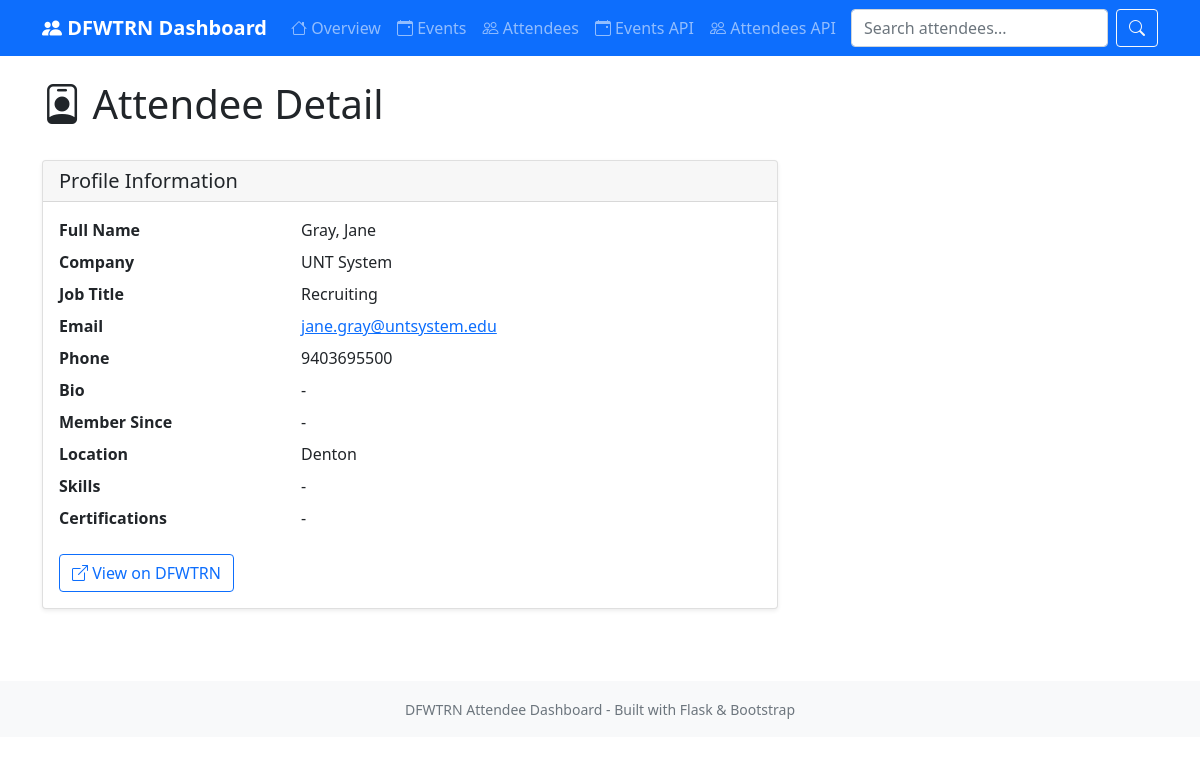
The page /attendee/1156 on the database its author committed.
### tables this page shows
CREATE TABLE attendees (
    id INTEGER PRIMARY KEY AUTOINCREMENT,
    event_id INTEGER,
    event_date TEXT,
    full_name TEXT,
    first_name TEXT,
    last_name TEXT,
    profile_url TEXT,
    is_anonymous BOOLEAN DEFAULT FALSE,
    guest_count INTEGER DEFAULT 0,
    created_at TIMESTAMP DEFAULT CURRENT_TIMESTAMP,
    UNIQUE(event_id, full_name, event_date)
);

CREATE TABLE attendee_profiles (
    id INTEGER PRIMARY KEY AUTOINCREMENT,
    attendee_id INTEGER,
    profile_url TEXT UNIQUE,
    email TEXT,
    phone TEXT,
    company TEXT,
    job_title TEXT,
    bio TEXT,
    member_since TEXT,
    location TEXT,
    skills TEXT,
    certifications TEXT,
    last_updated TIMESTAMP DEFAULT CURRENT_TIMESTAMP,
    FOREIGN KEY (attendee_id) REFERENCES attendees(id)
);

### attendee_dashboard.py (the view)
@app.route('/attendee/<int:attendee_id>')
def attendee_detail(attendee_id):
    db = get_db()
    attendee = db.execute('''
        SELECT a.*, ap.email, ap.company, ap.job_title, ap.phone, ap.bio, ap.member_since, ap.location, ap.skills, ap.certifications, ap.profile_url as external_profile_url
        FROM attendees a
        LEFT JOIN attendee_profiles ap ON a.id = ap.attendee_id
        WHERE a.id = ?
    ''', (attendee_id,)).fetchone()
    db.close()
    if not attendee:
        return render_template('attendee.html', attendee=None, error="Attendee not found")
    return render_template('attendee.html', attendee=attendee, error=None)

### attendee_dashboard.py (called while the page is built)
def get_db():
    db = sqlite3.connect(app.config['DATABASE'])
    db.row_factory = sqlite3.Row
    return db

### templates/attendee.html (shortened to what this page needs)
{% extends "base.html" %}
{% block content %}
<div class="row mb-4">
    <div class="col">
        <h1 class="display-6">
            <i class="bi bi-person-badge"></i> Attendee Detail
        </h1>
    </div>
</div>
{% if attendee %}
<div class="row">
    <div class="col-md-8">
        <div class="card mb-4">
            <div class="card-header">
                <h5 class="card-title mb-0">Profile Information</h5>
            </div>
            <div class="card-body">
                <dl class="row">
                    <dt class="col-sm-4">Full Name</dt>
                    <dd class="col-sm-8">{{ attendee.full_name }}</dd>
                    <dt class="col-sm-4">Company</dt>
                    <dd class="col-sm-8">{{ attendee.company or '-' }}</dd>
                    <dt class="col-sm-4">Job Title</dt>
                    <dd class="col-sm-8">{{ attendee.job_title or '-' }}</dd>
                    <dt class="col-sm-4">Email</dt>
                    <dd class="col-sm-8">{% if attendee.email %}<a href="mailto:{{ attendee.email }}">{{ attendee.email }}</a>{% else %}-{% endif %}</dd>
                    <dt class="col-sm-4">Phone</dt>
                    <dd class="col-sm-8">{{ attendee.phone or '-' }}</dd>
                    <dt class="col-sm-4">Bio</dt>
                    <dd class="col-sm-8">{{ attendee.bio or '-' }}</dd>
                    <dt class="col-sm-4">Member Since</dt>
                    <dd class="col-sm-8">{{ attendee.member_since or '-' }}</dd>
                    <dt class="col-sm-4">Location</dt>
                    <dd class="col-sm-8">{{ attendee.location or '-' }}</dd>
                    <dt class="col-sm-4">Skills</dt>
                    <dd class="col-sm-8">{{ attendee.skills or '-' }}</dd>
                    <dt class="col-sm-4">Certifications</dt>
                    <dd class="col-sm-8">{{ attendee.certifications or '-' }}</dd>
                </dl>
                {% if attendee.external_profile_url %}
                <a href="{{ attendee.external_profile_url }}" target="_blank" class="btn btn-outline-primary">
                    <i class="bi bi-box-arrow-up-right"></i> View on DFWTRN
                </a>
                {% endif %}
            </div>
        </div>
    </div>
</div>
{% endif %}
{% endblock %}

### templates/base.html (style rules this page uses)
.card { box-shadow: 0 0.125rem 0.25rem rgba(0, 0, 0, 0.075); }

### rows shown on the page
attendees: full_name "Gray, Jane"
attendee_profiles: company "UNT System", job_title "Recruiting", email "jane.gray@untsystem.edu", phone "9403695500", location "Denton"

### other values the page prints
{{ attendee.bio or '-' }} "-"
{{ attendee.member_since or '-' }} "-"
{{ attendee.skills or '-' }} "-"
{{ attendee.certifications or '-' }} "-"
